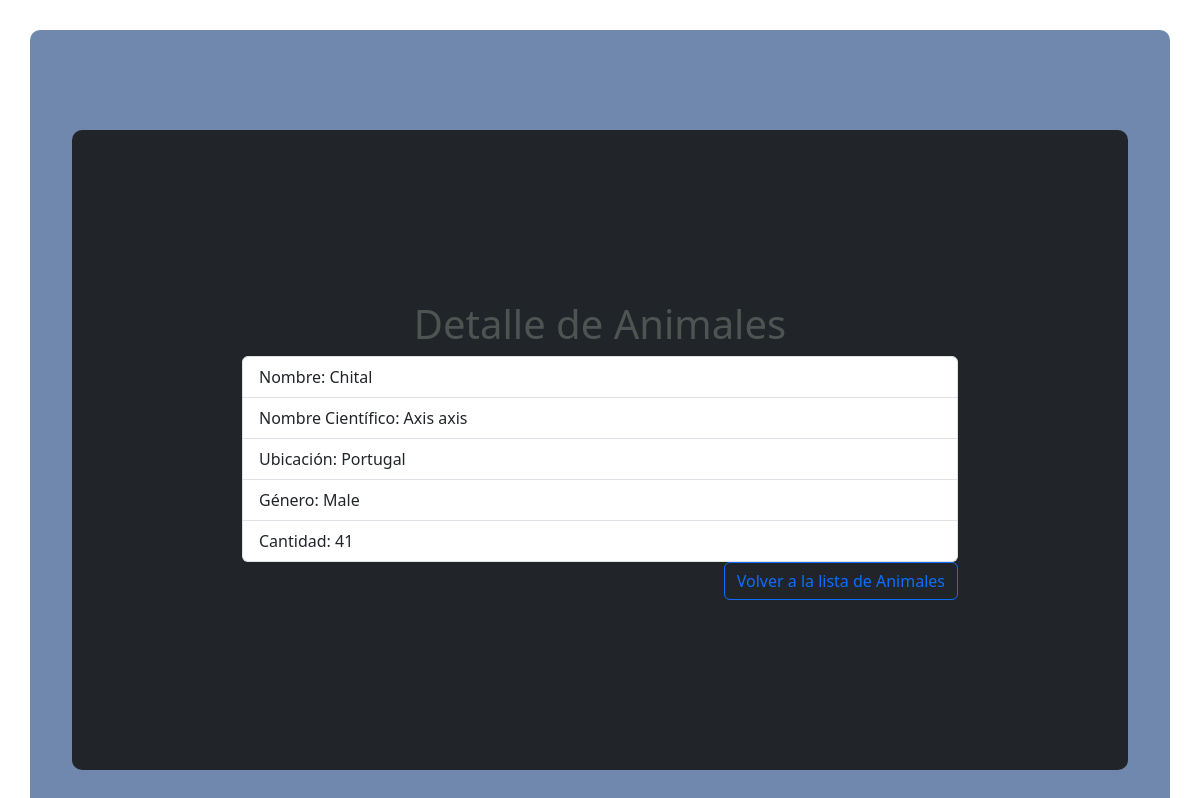
Page /read/9 on the committed database.
### models/models.py (models this page shows, shortened)
class Animal(db.Model):
    __tablename__ = "animals"
    id = db.Column(db.Integer, primary_key=True)
    name = db.Column(db.String(50), nullable=False)
    cientific_name = db.Column(db.String(50), nullable=False)
    location = db.Column(db.String(50), nullable=False)
    gender = db.Column(db.String(50), nullable=False)
    count = db.Column(db.Integer, nullable=False)

### app.py (the view)
@app.route("/read/<animals_id>", methods=["GET", "POST"])
def read(animals_id):
    animals = Animal.query.filter_by(id=animals_id).first()  # Get a single animal
    return render_template('read.html', animal=animals)

### templates/read.html (shortened to what this page needs)
{% extends 'layout.html' %}
{% block main %}
{% if animal %}
<div>
  <div class="micolor">
   <h1 class="text-center">Detalle de Animales</h1>
   <ul class="list-group">
    <li class="list-group-item">Nombre: {{ animal.name }}</li>
    <li class="list-group-item">Nombre Científico: {{ animal.cientific_name }}</li>
    <li class="list-group-item">Ubicación: {{ animal.location }}</li>
    <li class="list-group-item">Género: {{ animal.gender }}</li>
    <li class="list-group-item">Cantidad: {{ animal.count }}</li>
   </ul>
   <div class="d-grid gap-2 d-md-flex justify-content-md-end" >
    <a href="/" type="button" class="btn btn-outline-primary" disabled>Volver a la lista de Animales</a>
</div>
  </div>
</div>
{% else %}
  <p>Animal not found!</p>
{% endif %}
{% endblock %}

### static/style/style.css (style rules this page uses)
.micolor { background-color: #212529; color: #4d5451; padding: 70px; margin: 30px; border-radius: 10px; }

### rows in the picture
Animal: name "Chital", cientific_name "Axis axis", location "Portugal", gender "Male", count "41"
